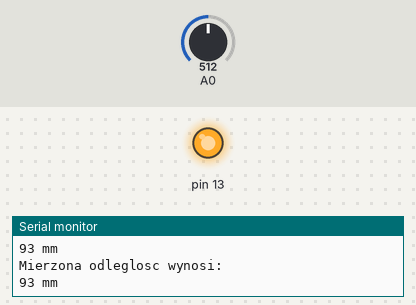
A sketch run on a simulated Arduino Uno, built with avr-gcc and run on an emulated ATmega328P. Shown: output pins drawn as LEDs (lit = HIGH), the last lines printed to the serial monitor. The inputs (shaded band) are chosen by the test bench; at power-on: A0 = 512.

Above: at 1.3 s.
1.4 s: A0 set to 495
2.9 s: A0 set to 467
At 4.2 s:
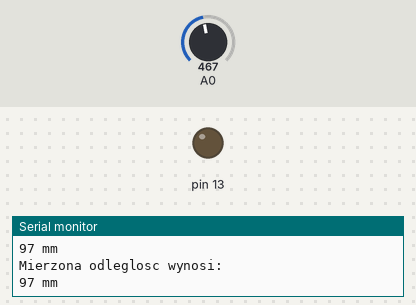
4.5 s: A0 set to 511
At 5.6 s:
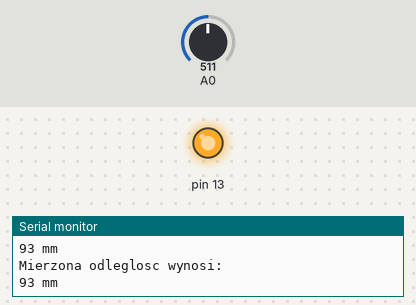
6.0 s: A0 set to 306
At 6.8 s:
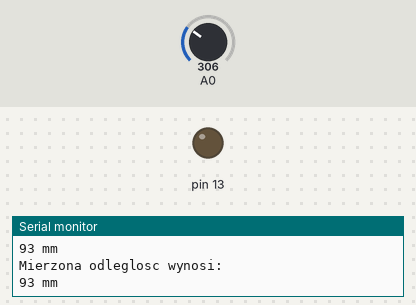
Timing chart, 0 to 8.5 s (numbered marks = the images above; inputs shaded):
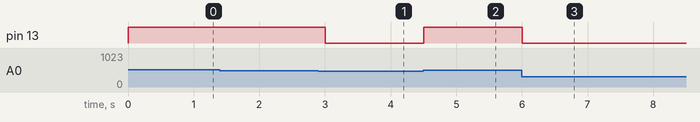

Measured:
- the behaviour switches between 485 and 484 on A0 (found by bisection; images 0 and 1)
- after the input at 2.9 s, pin 13: HIGH → LOW after 0.10 s
- after the input at 4.5 s, pin 13: LOW → HIGH at once
- after the input at 6.0 s, pin 13: HIGH → LOW at once

The sketch:

arduinowlasne.ino
```cpp
int pomiar = 0;
int odleglosc = 0;

void setup()
{
  Serial.begin(9600);
  	pinMode(A0, INPUT);
  	pinMode(13, OUTPUT);

}

void loop(){
  pomiar = analogRead (A0) ;
  odleglosc = ((67870 / (pomiar - 3)) - 40);
  if (odleglosc > 100) {
    digitalWrite(13, LOW);
    delay(500);

  }
  //jeśli pomiar jest mniejszy niż 500 mm, to dioda NIE pali się

  else {
    Serial.println("Mierzona odleglosc wynosi:");
    Serial.print(odleglosc);
    Serial.println(" mm");
    digitalWrite(13, HIGH);
    delay(500);

  }
  //jeśli pomiar jest większy niż 500 mm, to dioda PALI się oraz w konsoli pojawia się informacja o mierzonej odległości

}
```
